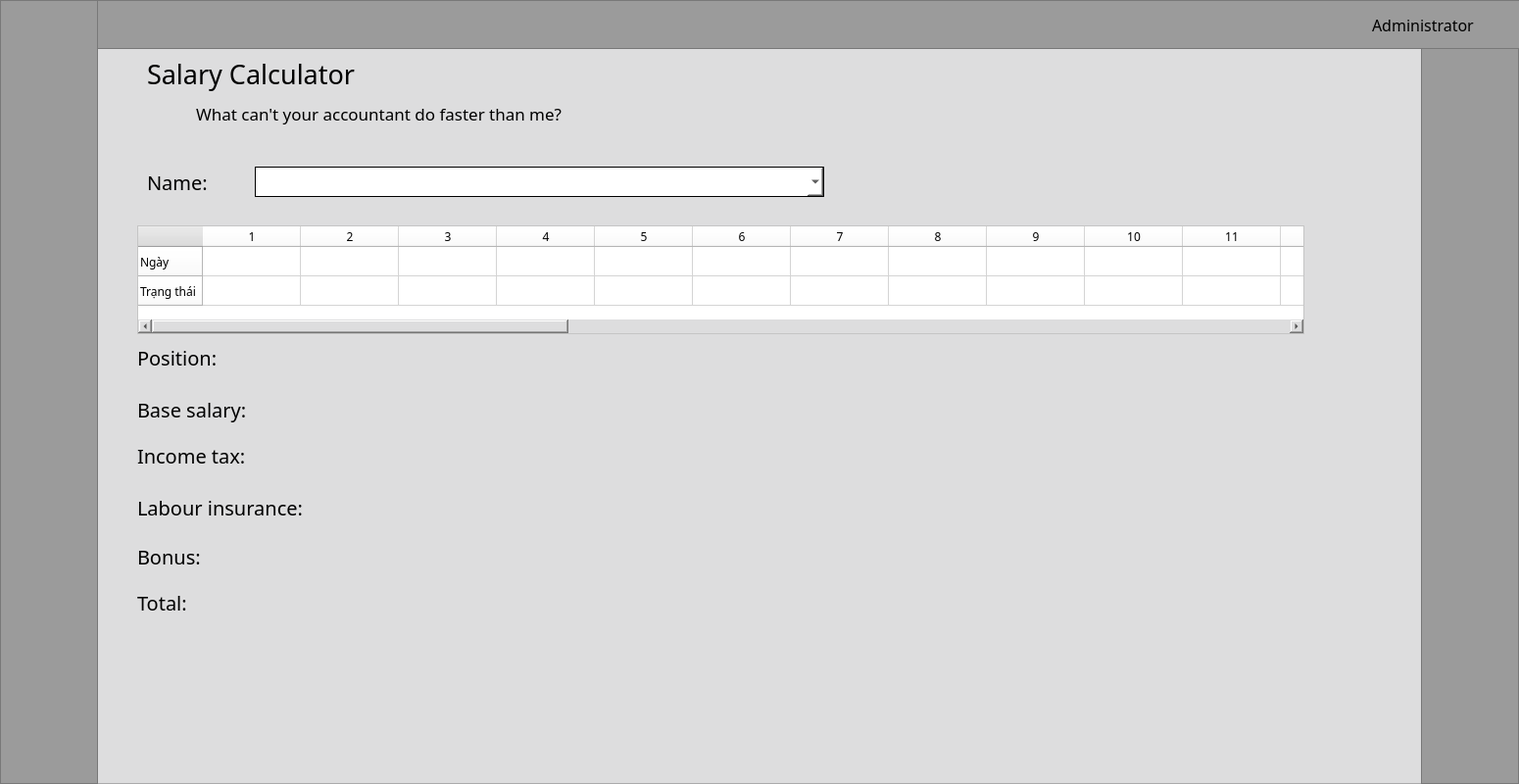
<?xml version="1.0" encoding="UTF-8"?>
<ui version="4.0">
 <class>MainWindow</class>
 <widget class="QMainWindow" name="MainWindow">
  <property name="geometry">
   <rect>
    <x>0</x>
    <y>0</y>
    <width>1550</width>
    <height>800</height>
   </rect>
  </property>
  <property name="windowTitle">
   <string>MainWindow</string>
  </property>
  <widget class="QWidget" name="centralwidget">
   <widget class="QFrame" name="frame">
    <property name="geometry">
     <rect>
      <x>0</x>
      <y>0</y>
      <width>1550</width>
      <height>800</height>
     </rect>
    </property>
    <property name="font">
     <font>
      <italic>false</italic>
      <underline>true</underline>
     </font>
    </property>
    <property name="styleSheet">
     <string notr="true">background:#ddddde</string>
    </property>
    <property name="frameShape">
     <enum>QFrame::StyledPanel</enum>
    </property>
    <property name="frameShadow">
     <enum>QFrame::Raised</enum>
    </property>
    <widget class="QFrame" name="frame_3">
     <property name="geometry">
      <rect>
       <x>0</x>
       <y>0</y>
       <width>1600</width>
       <height>50</height>
      </rect>
     </property>
     <property name="styleSheet">
      <string notr="true">background:#9b9b9b</string>
     </property>
     <property name="frameShape">
      <enum>QFrame::StyledPanel</enum>
     </property>
     <property name="frameShadow">
      <enum>QFrame::Raised</enum>
     </property>
     <widget class="QLabel" name="label_2">
      <property name="geometry">
       <rect>
        <x>10</x>
        <y>10</y>
        <width>80</width>
        <height>80</height>
       </rect>
      </property>
      <property name="text">
       <string/>
      </property>
      <property name="pixmap">
       <pixmap>../Downloads/Thiết_kế_chưa_có_tên__2_-removebg-preview.png</pixmap>
      </property>
      <property name="scaledContents">
       <bool>true</bool>
      </property>
     </widget>
     <widget class="QLabel" name="label_8">
      <property name="geometry">
       <rect>
        <x>1350</x>
        <y>5</y>
        <width>40</width>
        <height>40</height>
       </rect>
      </property>
      <property name="text">
       <string/>
      </property>
      <property name="pixmap">
       <pixmap>../Users/Hello/Downloads/UICON/img/365557112_256733483966404_2319603164221613727_n-fotor-20230814142752.png</pixmap>
      </property>
      <property name="scaledContents">
       <bool>true</bool>
      </property>
     </widget>
     <widget class="QLabel" name="Name">
      <property name="geometry">
       <rect>
        <x>1400</x>
        <y>10</y>
        <width>141</width>
        <height>30</height>
       </rect>
      </property>
      <property name="font">
       <font>
        <family>Segoe UI Semilight</family>
        <pointsize>12</pointsize>
       </font>
      </property>
      <property name="text">
       <string>Administrator</string>
      </property>
     </widget>
    </widget>
    <widget class="QFrame" name="frame_4">
     <property name="geometry">
      <rect>
       <x>0</x>
       <y>0</y>
       <width>100</width>
       <height>800</height>
      </rect>
     </property>
     <property name="styleSheet">
      <string notr="true">background:#9b9b9b</string>
     </property>
     <property name="frameShape">
      <enum>QFrame::StyledPanel</enum>
     </property>
     <property name="frameShadow">
      <enum>QFrame::Raised</enum>
     </property>
     <widget class="QLabel" name="label_3">
      <property name="geometry">
       <rect>
        <x>22</x>
        <y>20</y>
        <width>55</width>
        <height>55</height>
       </rect>
      </property>
      <property name="text">
       <string/>
      </property>
      <property name="pixmap">
       <pixmap>../Users/Hello/Downloads/Thiết_kế_chưa_có_tên__2_-removebg-preview.png</pixmap>
      </property>
      <property name="scaledContents">
       <bool>true</bool>
      </property>
     </widget>
     <widget class="QLabel" name="label_4">
      <property name="geometry">
       <rect>
        <x>20</x>
        <y>120</y>
        <width>60</width>
        <height>60</height>
       </rect>
      </property>
      <property name="text">
       <string/>
      </property>
      <property name="pixmap">
       <pixmap>../Users/Hello/Downloads/customer.png</pixmap>
      </property>
      <property name="scaledContents">
       <bool>true</bool>
      </property>
     </widget>
     <widget class="QLabel" name="label">
      <property name="geometry">
       <rect>
        <x>20</x>
        <y>20</y>
        <width>60</width>
        <height>60</height>
       </rect>
      </property>
      <property name="text">
       <string/>
      </property>
      <property name="pixmap">
       <pixmap>../Users/Hello/Downloads/Thiết kế chưa có tên (1).png</pixmap>
      </property>
      <property name="scaledContents">
       <bool>true</bool>
      </property>
     </widget>
     <widget class="QLabel" name="calc">
      <property name="geometry">
       <rect>
        <x>20</x>
        <y>180</y>
        <width>60</width>
        <height>60</height>
       </rect>
      </property>
      <property name="text">
       <string/>
      </property>
      <property name="pixmap">
       <pixmap>../Users/Hello/Downloads/UICON/accounting (1).png</pixmap>
      </property>
      <property name="scaledContents">
       <bool>true</bool>
      </property>
     </widget>
     <widget class="QLabel" name="home">
      <property name="geometry">
       <rect>
        <x>20</x>
        <y>100</y>
        <width>60</width>
        <height>60</height>
       </rect>
      </property>
      <property name="text">
       <string/>
      </property>
      <property name="pixmap">
       <pixmap>../Users/Hello/Downloads/UICON/customer.png</pixmap>
      </property>
      <property name="scaledContents">
       <bool>true</bool>
      </property>
     </widget>
     <widget class="QLabel" name="insert">
      <property name="geometry">
       <rect>
        <x>20</x>
        <y>260</y>
        <width>60</width>
        <height>60</height>
       </rect>
      </property>
      <property name="text">
       <string/>
      </property>
      <property name="pixmap">
       <pixmap>../Users/Hello/Downloads/UICON/add-user.png</pixmap>
      </property>
      <property name="scaledContents">
       <bool>true</bool>
      </property>
     </widget>
     <widget class="QLabel" name="search">
      <property name="geometry">
       <rect>
        <x>20</x>
        <y>340</y>
        <width>60</width>
        <height>60</height>
       </rect>
      </property>
      <property name="text">
       <string/>
      </property>
      <property name="pixmap">
       <pixmap>../Users/Hello/Downloads/search (1).png</pixmap>
      </property>
      <property name="scaledContents">
       <bool>true</bool>
      </property>
     </widget>
    </widget>
    <widget class="QLabel" name="label_11">
     <property name="geometry">
      <rect>
       <x>150</x>
       <y>50</y>
       <width>301</width>
       <height>50</height>
      </rect>
     </property>
     <property name="font">
      <font>
       <family>Montserrat SemiBold</family>
       <pointsize>20</pointsize>
      </font>
     </property>
     <property name="text">
      <string>Salary Calculator</string>
     </property>
    </widget>
    <widget class="QFrame" name="frame_2">
     <property name="geometry">
      <rect>
       <x>1450</x>
       <y>0</y>
       <width>100</width>
       <height>800</height>
      </rect>
     </property>
     <property name="styleSheet">
      <string notr="true">background:#9b9b9b</string>
     </property>
     <property name="frameShape">
      <enum>QFrame::StyledPanel</enum>
     </property>
     <property name="frameShadow">
      <enum>QFrame::Raised</enum>
     </property>
    </widget>
    <widget class="QLabel" name="label_12">
     <property name="geometry">
      <rect>
       <x>200</x>
       <y>100</y>
       <width>581</width>
       <height>31</height>
      </rect>
     </property>
     <property name="font">
      <font>
       <family>Montserrat ExtraBold</family>
       <pointsize>13</pointsize>
      </font>
     </property>
     <property name="text">
      <string>What can't your accountant do faster than me?</string>
     </property>
    </widget>
    <widget class="QLabel" name="label_6">
     <property name="geometry">
      <rect>
       <x>150</x>
       <y>170</y>
       <width>91</width>
       <height>31</height>
      </rect>
     </property>
     <property name="font">
      <font>
       <family>Montserrat Medium</family>
       <pointsize>15</pointsize>
      </font>
     </property>
     <property name="text">
      <string>Name: </string>
     </property>
    </widget>
    <widget class="QComboBox" name="comboBox">
     <property name="geometry">
      <rect>
       <x>260</x>
       <y>170</y>
       <width>581</width>
       <height>31</height>
      </rect>
     </property>
     <property name="styleSheet">
      <string notr="true">background:#ffffff; border: 1px solid black</string>
     </property>
     <item>
      <property name="text">
       <string/>
      </property>
     </item>
    </widget>
    <widget class="QTableWidget" name="tableWidget">
     <property name="geometry">
      <rect>
       <x>140</x>
       <y>230</y>
       <width>1191</width>
       <height>111</height>
      </rect>
     </property>
     <property name="minimumSize">
      <size>
       <width>1191</width>
       <height>0</height>
      </size>
     </property>
     <property name="styleSheet">
      <string notr="true">background:#ffffff</string>
     </property>
     <row>
      <property name="text">
       <string>Ngày</string>
      </property>
      <property name="font">
       <font>
        <family>Segoe UI Semibold</family>
        <weight>50</weight>
        <bold>false</bold>
       </font>
      </property>
     </row>
     <row>
      <property name="text">
       <string>Trạng thái</string>
      </property>
      <property name="font">
       <font>
        <family>Segoe UI Semibold</family>
        <pointsize>9</pointsize>
       </font>
      </property>
     </row>
     <column>
      <property name="text">
       <string>1</string>
      </property>
      <property name="font">
       <font>
        <family>Segoe UI Semibold</family>
       </font>
      </property>
     </column>
     <column>
      <property name="text">
       <string>2</string>
      </property>
      <property name="font">
       <font>
        <family>Segoe UI Semibold</family>
       </font>
      </property>
     </column>
     <column>
      <property name="text">
       <string>3</string>
      </property>
      <property name="font">
       <font>
        <family>Segoe UI Semibold</family>
       </font>
      </property>
     </column>
     <column>
      <property name="text">
       <string>4</string>
      </property>
      <property name="font">
       <font>
        <family>Segoe UI Semibold</family>
       </font>
      </property>
     </column>
     <column>
      <property name="text">
       <string>5</string>
      </property>
      <property name="font">
       <font>
        <family>Segoe UI Semibold</family>
       </font>
      </property>
     </column>
     <column>
      <property name="text">
       <string>6</string>
      </property>
      <property name="font">
       <font>
        <family>Segoe UI Semibold</family>
       </font>
      </property>
     </column>
     <column>
      <property name="text">
       <string>7</string>
      </property>
      <property name="font">
       <font>
        <family>Segoe UI Semibold</family>
       </font>
      </property>
     </column>
     <column>
      <property name="text">
       <string>8</string>
      </property>
      <property name="font">
       <font>
        <family>Segoe UI Semibold</family>
       </font>
      </property>
     </column>
     <column>
      <property name="text">
       <string>9</string>
      </property>
      <property name="font">
       <font>
        <family>Segoe UI Semibold</family>
       </font>
      </property>
     </column>
     <column>
      <property name="text">
       <string>10</string>
      </property>
      <property name="font">
       <font>
        <family>Segoe UI Semibold</family>
       </font>
      </property>
     </column>
     <column>
      <property name="text">
       <string>11</string>
      </property>
      <property name="font">
       <font>
        <family>Segoe UI Semibold</family>
       </font>
      </property>
     </column>
     <column>
      <property name="text">
       <string>12</string>
      </property>
      <property name="font">
       <font>
        <family>Segoe UI Semibold</family>
       </font>
      </property>
     </column>
     <column>
      <property name="text">
       <string>13</string>
      </property>
      <property name="font">
       <font>
        <family>Segoe UI Semibold</family>
       </font>
      </property>
     </column>
     <column>
      <property name="text">
       <string>14</string>
      </property>
      <property name="font">
       <font>
        <family>Segoe UI Semibold</family>
       </font>
      </property>
     </column>
     <column>
      <property name="text">
       <string>15</string>
      </property>
      <property name="font">
       <font>
        <family>Segoe UI Semibold</family>
       </font>
      </property>
     </column>
     <column>
      <property name="text">
       <string>16</string>
      </property>
      <property name="font">
       <font>
        <family>Segoe UI Semibold</family>
       </font>
      </property>
     </column>
     <column>
      <property name="text">
       <string>17</string>
      </property>
      <property name="font">
       <font>
        <family>Segoe UI Semibold</family>
       </font>
      </property>
     </column>
     <column>
      <property name="text">
       <string>18</string>
      </property>
      <property name="font">
       <font>
        <family>Segoe UI Semibold</family>
       </font>
      </property>
     </column>
     <column>
      <property name="text">
       <string>19</string>
      </property>
      <property name="font">
       <font>
        <family>Segoe UI Semibold</family>
       </font>
      </property>
     </column>
     <column>
      <property name="text">
       <string>20</string>
      </property>
      <property name="font">
       <font>
        <family>Segoe UI Semibold</family>
       </font>
      </property>
     </column>
     <column>
      <property name="text">
       <string>21</string>
      </property>
      <property name="font">
       <font>
        <family>Segoe UI Semibold</family>
       </font>
      </property>
     </column>
     <column>
      <property name="text">
       <string>22</string>
      </property>
      <property name="font">
       <font>
        <family>Segoe UI Semibold</family>
       </font>
      </property>
     </column>
     <column>
      <property name="text">
       <string>23</string>
      </property>
      <property name="font">
       <font>
        <family>Segoe UI Semibold</family>
       </font>
      </property>
     </column>
     <column>
      <property name="text">
       <string>24</string>
      </property>
      <property name="font">
       <font>
        <family>Segoe UI Semibold</family>
       </font>
      </property>
     </column>
     <column>
      <property name="text">
       <string>25</string>
      </property>
      <property name="font">
       <font>
        <family>Segoe UI Semibold</family>
       </font>
      </property>
     </column>
     <column>
      <property name="text">
       <string>26</string>
      </property>
      <property name="font">
       <font>
        <family>Segoe UI Semibold</family>
       </font>
      </property>
     </column>
     <column>
      <property name="text">
       <string>27</string>
      </property>
      <property name="font">
       <font>
        <family>Segoe UI Semibold</family>
       </font>
      </property>
     </column>
     <column>
      <property name="text">
       <string>28</string>
      </property>
      <property name="font">
       <font>
        <family>Segoe UI Semibold</family>
       </font>
      </property>
     </column>
     <column>
      <property name="text">
       <string>29</string>
      </property>
      <property name="font">
       <font>
        <family>Segoe UI Semibold</family>
       </font>
      </property>
     </column>
     <column>
      <property name="text">
       <string>30</string>
      </property>
      <property name="font">
       <font>
        <family>Segoe UI Semibold</family>
       </font>
      </property>
     </column>
     <item row="0" column="0">
      <property name="text">
       <string/>
      </property>
     </item>
     <item row="1" column="0">
      <property name="text">
       <string/>
      </property>
     </item>
    </widget>
    <widget class="QLabel" name="label_7">
     <property name="geometry">
      <rect>
       <x>140</x>
       <y>350</y>
       <width>101</width>
       <height>30</height>
      </rect>
     </property>
     <property name="font">
      <font>
       <family>Segoe UI Semibold</family>
       <pointsize>15</pointsize>
      </font>
     </property>
     <property name="text">
      <string>Position: </string>
     </property>
    </widget>
    <widget class="QLabel" name="Name_is_here">
     <property name="geometry">
      <rect>
       <x>250</x>
       <y>390</y>
       <width>261</width>
       <height>31</height>
      </rect>
     </property>
     <property name="font">
      <font>
       <family>Segoe UI Semibold</family>
       <pointsize>12</pointsize>
      </font>
     </property>
     <property name="text">
      <string/>
     </property>
    </widget>
    <widget class="QLabel" name="label_10">
     <property name="geometry">
      <rect>
       <x>140</x>
       <y>400</y>
       <width>150</width>
       <height>35</height>
      </rect>
     </property>
     <property name="font">
      <font>
       <family>Segoe UI Semibold</family>
       <pointsize>15</pointsize>
      </font>
     </property>
     <property name="text">
      <string>Base salary:</string>
     </property>
    </widget>
    <widget class="QLabel" name="label_13">
     <property name="geometry">
      <rect>
       <x>140</x>
       <y>450</y>
       <width>170</width>
       <height>30</height>
      </rect>
     </property>
     <property name="font">
      <font>
       <family>Segoe UI Semibold</family>
       <pointsize>15</pointsize>
      </font>
     </property>
     <property name="text">
      <string>Income tax:</string>
     </property>
    </widget>
    <widget class="QLabel" name="label_14">
     <property name="geometry">
      <rect>
       <x>140</x>
       <y>500</y>
       <width>211</width>
       <height>35</height>
      </rect>
     </property>
     <property name="font">
      <font>
       <family>Segoe UI Semibold</family>
       <pointsize>15</pointsize>
      </font>
     </property>
     <property name="text">
      <string>Labour insurance:</string>
     </property>
    </widget>
    <widget class="QLabel" name="label_15">
     <property name="geometry">
      <rect>
       <x>140</x>
       <y>550</y>
       <width>81</width>
       <height>35</height>
      </rect>
     </property>
     <property name="font">
      <font>
       <family>Segoe UI Semibold</family>
       <pointsize>15</pointsize>
      </font>
     </property>
     <property name="text">
      <string>Bonus:</string>
     </property>
    </widget>
    <widget class="QLabel" name="position">
     <property name="geometry">
      <rect>
       <x>250</x>
       <y>350</y>
       <width>750</width>
       <height>30</height>
      </rect>
     </property>
     <property name="font">
      <font>
       <family>Segoe UI Semibold</family>
       <pointsize>15</pointsize>
      </font>
     </property>
     <property name="text">
      <string/>
     </property>
    </widget>
    <widget class="QLabel" name="base">
     <property name="geometry">
      <rect>
       <x>280</x>
       <y>400</y>
       <width>750</width>
       <height>35</height>
      </rect>
     </property>
     <property name="font">
      <font>
       <family>Segoe UI Semibold</family>
       <pointsize>15</pointsize>
      </font>
     </property>
     <property name="text">
      <string/>
     </property>
    </widget>
    <widget class="QLabel" name="tax">
     <property name="geometry">
      <rect>
       <x>300</x>
       <y>450</y>
       <width>750</width>
       <height>30</height>
      </rect>
     </property>
     <property name="font">
      <font>
       <family>Segoe UI Semibold</family>
       <pointsize>15</pointsize>
      </font>
     </property>
     <property name="text">
      <string/>
     </property>
    </widget>
    <widget class="QLabel" name="insurance">
     <property name="geometry">
      <rect>
       <x>350</x>
       <y>500</y>
       <width>750</width>
       <height>35</height>
      </rect>
     </property>
     <property name="font">
      <font>
       <family>Segoe UI Semibold</family>
       <pointsize>15</pointsize>
      </font>
     </property>
     <property name="text">
      <string/>
     </property>
    </widget>
    <widget class="QLabel" name="bonus">
     <property name="geometry">
      <rect>
       <x>240</x>
       <y>550</y>
       <width>750</width>
       <height>35</height>
      </rect>
     </property>
     <property name="font">
      <font>
       <family>Segoe UI Semibold</family>
       <pointsize>15</pointsize>
      </font>
     </property>
     <property name="text">
      <string/>
     </property>
    </widget>
    <widget class="QLabel" name="label_5">
     <property name="geometry">
      <rect>
       <x>140</x>
       <y>600</y>
       <width>81</width>
       <height>30</height>
      </rect>
     </property>
     <property name="font">
      <font>
       <family>Segoe UI Semibold</family>
       <pointsize>15</pointsize>
      </font>
     </property>
     <property name="text">
      <string>Total:</string>
     </property>
    </widget>
    <widget class="QLabel" name="total">
     <property name="geometry">
      <rect>
       <x>230</x>
       <y>600</y>
       <width>750</width>
       <height>35</height>
      </rect>
     </property>
     <property name="font">
      <font>
       <family>Segoe UI Semibold</family>
       <pointsize>15</pointsize>
      </font>
     </property>
     <property name="text">
      <string/>
     </property>
    </widget>
    <zorder>frame_2</zorder>
    <zorder>frame_3</zorder>
    <zorder>frame_4</zorder>
    <zorder>label_11</zorder>
    <zorder>label_12</zorder>
    <zorder>label_6</zorder>
    <zorder>comboBox</zorder>
    <zorder>tableWidget</zorder>
    <zorder>label_7</zorder>
    <zorder>Name_is_here</zorder>
    <zorder>label_10</zorder>
    <zorder>label_13</zorder>
    <zorder>label_14</zorder>
    <zorder>label_15</zorder>
    <zorder>position</zorder>
    <zorder>base</zorder>
    <zorder>tax</zorder>
    <zorder>insurance</zorder>
    <zorder>bonus</zorder>
    <zorder>label_5</zorder>
    <zorder>total</zorder>
   </widget>
  </widget>
 </widget>
 <resources/>
 <connections/>
</ui>
